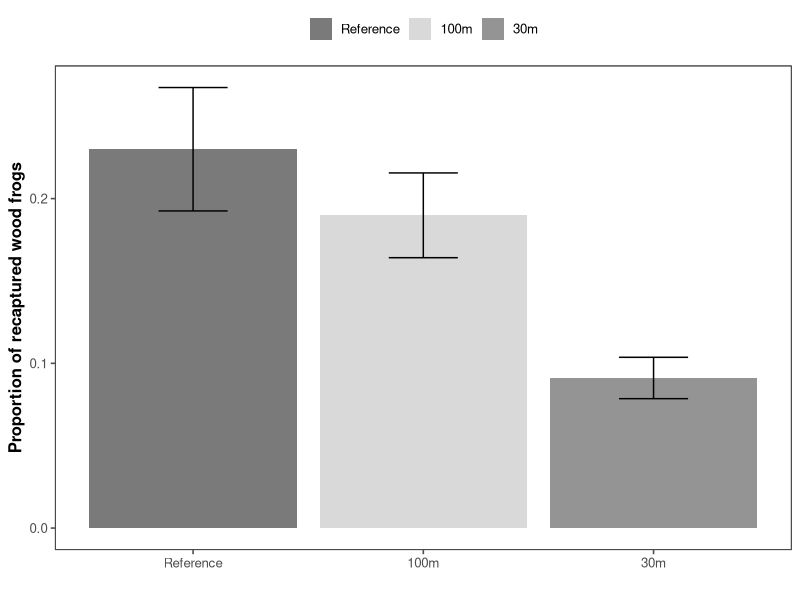

Source code (R):
## ---- chunk 1
library(tidyverse)
library(ggthemes)
library(dplyr)
library(plotrix)

dryadData <- read.table("Data/veysey-babbitt_data_amphibians.csv", header=TRUE, sep=",", stringsAsFactors = TRUE)

dryData <- filter(dryadData, species == "RASY")

dryestData <- mutate(dryData, ratio = No.recap/count.total.adults)

newData <- dryestData %>%
  group_by(treatment) %>%
  summarize(average_ratio = mean(ratio, na.rm=TRUE), stder = std.error(ratio))

#view(newData)

#in the factor function it reassigns different names for them when specify label and levels specification changes the order 

newData$treatment <- factor(newData$treatment, 
            levels=c("Reference",
                     "100m", "30m"))

# use dplyr to simplify the data set use the filter and mutate function

p <- ggplot(data=newData, aes(x=treatment, y=average_ratio, fill=treatment)) + 
  geom_bar(stat="identity") +
  geom_errorbar(aes(ymin=average_ratio-stder, ymax=average_ratio+stder, width=0.3)) + 
  scale_fill_manual(values = c("gray48", "gray85", "gray58")) +
  ylab("Proportion of recaptured wood frogs") + xlab(" ") +
  scale_x_discrete(labels=c("Reference", "100m", "30m")) +
  theme_few() + #scale_fill_grey() + 
  theme(panel.background = element_rect(fill = "gray100", color = 'black', "gray"), legend.position="top",  legend.title= element_blank(), axis.title.y = element_text(size=12, face="bold", colour = "black"), strip.text.y = element_text(size = 10, face="bold", colour = "black")) 
p
